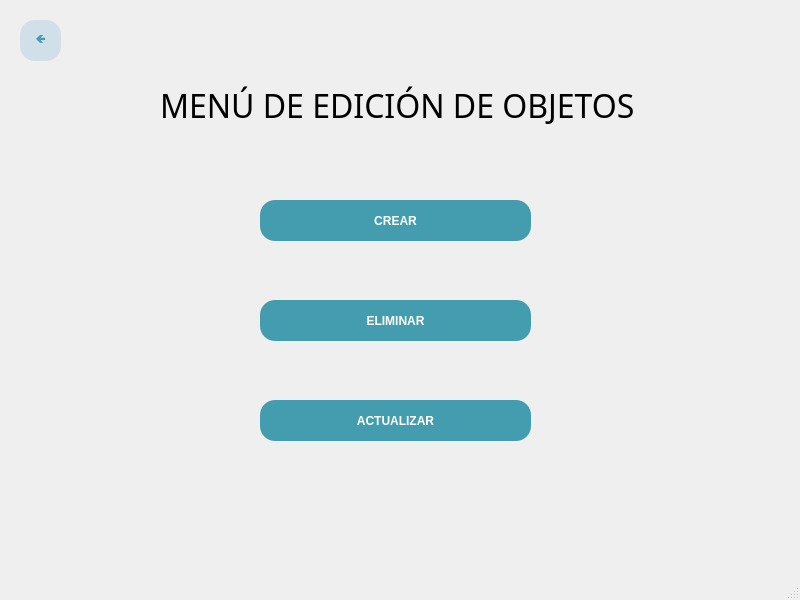
<?xml version="1.0" encoding="UTF-8"?>
<ui version="4.0">
 <class>MainWindow</class>
 <widget class="QMainWindow" name="MainWindow">
  <property name="geometry">
   <rect>
    <x>0</x>
    <y>0</y>
    <width>800</width>
    <height>600</height>
   </rect>
  </property>
  <property name="windowTitle">
   <string>MainWindow</string>
  </property>
  <widget class="QWidget" name="centralwidget">
   <widget class="QPushButton" name="BotonEliminar">
    <property name="geometry">
     <rect>
      <x>260</x>
      <y>300</y>
      <width>271</width>
      <height>41</height>
     </rect>
    </property>
    <property name="palette">
     <palette>
      <active>
       <colorrole role="WindowText">
        <brush brushstyle="SolidPattern">
         <color alpha="255">
          <red>255</red>
          <green>255</green>
          <blue>255</blue>
         </color>
        </brush>
       </colorrole>
       <colorrole role="Button">
        <brush brushstyle="SolidPattern">
         <color alpha="255">
          <red>67</red>
          <green>157</green>
          <blue>175</blue>
         </color>
        </brush>
       </colorrole>
       <colorrole role="Text">
        <brush brushstyle="SolidPattern">
         <color alpha="255">
          <red>255</red>
          <green>255</green>
          <blue>255</blue>
         </color>
        </brush>
       </colorrole>
       <colorrole role="ButtonText">
        <brush brushstyle="SolidPattern">
         <color alpha="255">
          <red>255</red>
          <green>255</green>
          <blue>255</blue>
         </color>
        </brush>
       </colorrole>
       <colorrole role="Base">
        <brush brushstyle="SolidPattern">
         <color alpha="255">
          <red>67</red>
          <green>157</green>
          <blue>175</blue>
         </color>
        </brush>
       </colorrole>
       <colorrole role="Window">
        <brush brushstyle="SolidPattern">
         <color alpha="255">
          <red>67</red>
          <green>157</green>
          <blue>175</blue>
         </color>
        </brush>
       </colorrole>
      </active>
      <inactive>
       <colorrole role="WindowText">
        <brush brushstyle="SolidPattern">
         <color alpha="255">
          <red>255</red>
          <green>255</green>
          <blue>255</blue>
         </color>
        </brush>
       </colorrole>
       <colorrole role="Button">
        <brush brushstyle="SolidPattern">
         <color alpha="255">
          <red>67</red>
          <green>157</green>
          <blue>175</blue>
         </color>
        </brush>
       </colorrole>
       <colorrole role="Text">
        <brush brushstyle="SolidPattern">
         <color alpha="255">
          <red>255</red>
          <green>255</green>
          <blue>255</blue>
         </color>
        </brush>
       </colorrole>
       <colorrole role="ButtonText">
        <brush brushstyle="SolidPattern">
         <color alpha="255">
          <red>255</red>
          <green>255</green>
          <blue>255</blue>
         </color>
        </brush>
       </colorrole>
       <colorrole role="Base">
        <brush brushstyle="SolidPattern">
         <color alpha="255">
          <red>67</red>
          <green>157</green>
          <blue>175</blue>
         </color>
        </brush>
       </colorrole>
       <colorrole role="Window">
        <brush brushstyle="SolidPattern">
         <color alpha="255">
          <red>67</red>
          <green>157</green>
          <blue>175</blue>
         </color>
        </brush>
       </colorrole>
      </inactive>
      <disabled>
       <colorrole role="WindowText">
        <brush brushstyle="SolidPattern">
         <color alpha="255">
          <red>255</red>
          <green>255</green>
          <blue>255</blue>
         </color>
        </brush>
       </colorrole>
       <colorrole role="Button">
        <brush brushstyle="SolidPattern">
         <color alpha="255">
          <red>67</red>
          <green>157</green>
          <blue>175</blue>
         </color>
        </brush>
       </colorrole>
       <colorrole role="Text">
        <brush brushstyle="SolidPattern">
         <color alpha="255">
          <red>255</red>
          <green>255</green>
          <blue>255</blue>
         </color>
        </brush>
       </colorrole>
       <colorrole role="ButtonText">
        <brush brushstyle="SolidPattern">
         <color alpha="255">
          <red>255</red>
          <green>255</green>
          <blue>255</blue>
         </color>
        </brush>
       </colorrole>
       <colorrole role="Base">
        <brush brushstyle="SolidPattern">
         <color alpha="255">
          <red>67</red>
          <green>157</green>
          <blue>175</blue>
         </color>
        </brush>
       </colorrole>
       <colorrole role="Window">
        <brush brushstyle="SolidPattern">
         <color alpha="255">
          <red>67</red>
          <green>157</green>
          <blue>175</blue>
         </color>
        </brush>
       </colorrole>
      </disabled>
     </palette>
    </property>
    <property name="cursor">
     <cursorShape>PointingHandCursor</cursorShape>
    </property>
    <property name="styleSheet">
     <string notr="true">background-color: rgb(67, 157, 175);
color: rgb(255, 255, 255);
font-weight: bold;
font-family: 'Verdana';
border-radius: 15px;</string>
    </property>
    <property name="text">
     <string>ELIMINAR</string>
    </property>
   </widget>
   <widget class="QPushButton" name="BotonCrear">
    <property name="geometry">
     <rect>
      <x>260</x>
      <y>200</y>
      <width>271</width>
      <height>41</height>
     </rect>
    </property>
    <property name="palette">
     <palette>
      <active>
       <colorrole role="WindowText">
        <brush brushstyle="SolidPattern">
         <color alpha="255">
          <red>255</red>
          <green>255</green>
          <blue>255</blue>
         </color>
        </brush>
       </colorrole>
       <colorrole role="Button">
        <brush brushstyle="SolidPattern">
         <color alpha="255">
          <red>67</red>
          <green>157</green>
          <blue>175</blue>
         </color>
        </brush>
       </colorrole>
       <colorrole role="Text">
        <brush brushstyle="SolidPattern">
         <color alpha="255">
          <red>255</red>
          <green>255</green>
          <blue>255</blue>
         </color>
        </brush>
       </colorrole>
       <colorrole role="ButtonText">
        <brush brushstyle="SolidPattern">
         <color alpha="255">
          <red>255</red>
          <green>255</green>
          <blue>255</blue>
         </color>
        </brush>
       </colorrole>
       <colorrole role="Base">
        <brush brushstyle="SolidPattern">
         <color alpha="255">
          <red>67</red>
          <green>157</green>
          <blue>175</blue>
         </color>
        </brush>
       </colorrole>
       <colorrole role="Window">
        <brush brushstyle="SolidPattern">
         <color alpha="255">
          <red>67</red>
          <green>157</green>
          <blue>175</blue>
         </color>
        </brush>
       </colorrole>
      </active>
      <inactive>
       <colorrole role="WindowText">
        <brush brushstyle="SolidPattern">
         <color alpha="255">
          <red>255</red>
          <green>255</green>
          <blue>255</blue>
         </color>
        </brush>
       </colorrole>
       <colorrole role="Button">
        <brush brushstyle="SolidPattern">
         <color alpha="255">
          <red>67</red>
          <green>157</green>
          <blue>175</blue>
         </color>
        </brush>
       </colorrole>
       <colorrole role="Text">
        <brush brushstyle="SolidPattern">
         <color alpha="255">
          <red>255</red>
          <green>255</green>
          <blue>255</blue>
         </color>
        </brush>
       </colorrole>
       <colorrole role="ButtonText">
        <brush brushstyle="SolidPattern">
         <color alpha="255">
          <red>255</red>
          <green>255</green>
          <blue>255</blue>
         </color>
        </brush>
       </colorrole>
       <colorrole role="Base">
        <brush brushstyle="SolidPattern">
         <color alpha="255">
          <red>67</red>
          <green>157</green>
          <blue>175</blue>
         </color>
        </brush>
       </colorrole>
       <colorrole role="Window">
        <brush brushstyle="SolidPattern">
         <color alpha="255">
          <red>67</red>
          <green>157</green>
          <blue>175</blue>
         </color>
        </brush>
       </colorrole>
      </inactive>
      <disabled>
       <colorrole role="WindowText">
        <brush brushstyle="SolidPattern">
         <color alpha="255">
          <red>255</red>
          <green>255</green>
          <blue>255</blue>
         </color>
        </brush>
       </colorrole>
       <colorrole role="Button">
        <brush brushstyle="SolidPattern">
         <color alpha="255">
          <red>67</red>
          <green>157</green>
          <blue>175</blue>
         </color>
        </brush>
       </colorrole>
       <colorrole role="Text">
        <brush brushstyle="SolidPattern">
         <color alpha="255">
          <red>255</red>
          <green>255</green>
          <blue>255</blue>
         </color>
        </brush>
       </colorrole>
       <colorrole role="ButtonText">
        <brush brushstyle="SolidPattern">
         <color alpha="255">
          <red>255</red>
          <green>255</green>
          <blue>255</blue>
         </color>
        </brush>
       </colorrole>
       <colorrole role="Base">
        <brush brushstyle="SolidPattern">
         <color alpha="255">
          <red>67</red>
          <green>157</green>
          <blue>175</blue>
         </color>
        </brush>
       </colorrole>
       <colorrole role="Window">
        <brush brushstyle="SolidPattern">
         <color alpha="255">
          <red>67</red>
          <green>157</green>
          <blue>175</blue>
         </color>
        </brush>
       </colorrole>
      </disabled>
     </palette>
    </property>
    <property name="cursor">
     <cursorShape>PointingHandCursor</cursorShape>
    </property>
    <property name="styleSheet">
     <string notr="true">background-color: rgb(67, 157, 175);
color: rgb(255, 255, 255);
font-weight: bold;
font-family: 'Verdana';
border-radius: 15px;</string>
    </property>
    <property name="text">
     <string>CREAR</string>
    </property>
   </widget>
   <widget class="QPushButton" name="BotonActualizar">
    <property name="geometry">
     <rect>
      <x>260</x>
      <y>400</y>
      <width>271</width>
      <height>41</height>
     </rect>
    </property>
    <property name="palette">
     <palette>
      <active>
       <colorrole role="WindowText">
        <brush brushstyle="SolidPattern">
         <color alpha="255">
          <red>255</red>
          <green>255</green>
          <blue>255</blue>
         </color>
        </brush>
       </colorrole>
       <colorrole role="Button">
        <brush brushstyle="SolidPattern">
         <color alpha="255">
          <red>67</red>
          <green>157</green>
          <blue>175</blue>
         </color>
        </brush>
       </colorrole>
       <colorrole role="Text">
        <brush brushstyle="SolidPattern">
         <color alpha="255">
          <red>255</red>
          <green>255</green>
          <blue>255</blue>
         </color>
        </brush>
       </colorrole>
       <colorrole role="ButtonText">
        <brush brushstyle="SolidPattern">
         <color alpha="255">
          <red>255</red>
          <green>255</green>
          <blue>255</blue>
         </color>
        </brush>
       </colorrole>
       <colorrole role="Base">
        <brush brushstyle="SolidPattern">
         <color alpha="255">
          <red>67</red>
          <green>157</green>
          <blue>175</blue>
         </color>
        </brush>
       </colorrole>
       <colorrole role="Window">
        <brush brushstyle="SolidPattern">
         <color alpha="255">
          <red>67</red>
          <green>157</green>
          <blue>175</blue>
         </color>
        </brush>
       </colorrole>
      </active>
      <inactive>
       <colorrole role="WindowText">
        <brush brushstyle="SolidPattern">
         <color alpha="255">
          <red>255</red>
          <green>255</green>
          <blue>255</blue>
         </color>
        </brush>
       </colorrole>
       <colorrole role="Button">
        <brush brushstyle="SolidPattern">
         <color alpha="255">
          <red>67</red>
          <green>157</green>
          <blue>175</blue>
         </color>
        </brush>
       </colorrole>
       <colorrole role="Text">
        <brush brushstyle="SolidPattern">
         <color alpha="255">
          <red>255</red>
          <green>255</green>
          <blue>255</blue>
         </color>
        </brush>
       </colorrole>
       <colorrole role="ButtonText">
        <brush brushstyle="SolidPattern">
         <color alpha="255">
          <red>255</red>
          <green>255</green>
          <blue>255</blue>
         </color>
        </brush>
       </colorrole>
       <colorrole role="Base">
        <brush brushstyle="SolidPattern">
         <color alpha="255">
          <red>67</red>
          <green>157</green>
          <blue>175</blue>
         </color>
        </brush>
       </colorrole>
       <colorrole role="Window">
        <brush brushstyle="SolidPattern">
         <color alpha="255">
          <red>67</red>
          <green>157</green>
          <blue>175</blue>
         </color>
        </brush>
       </colorrole>
      </inactive>
      <disabled>
       <colorrole role="WindowText">
        <brush brushstyle="SolidPattern">
         <color alpha="255">
          <red>255</red>
          <green>255</green>
          <blue>255</blue>
         </color>
        </brush>
       </colorrole>
       <colorrole role="Button">
        <brush brushstyle="SolidPattern">
         <color alpha="255">
          <red>67</red>
          <green>157</green>
          <blue>175</blue>
         </color>
        </brush>
       </colorrole>
       <colorrole role="Text">
        <brush brushstyle="SolidPattern">
         <color alpha="255">
          <red>255</red>
          <green>255</green>
          <blue>255</blue>
         </color>
        </brush>
       </colorrole>
       <colorrole role="ButtonText">
        <brush brushstyle="SolidPattern">
         <color alpha="255">
          <red>255</red>
          <green>255</green>
          <blue>255</blue>
         </color>
        </brush>
       </colorrole>
       <colorrole role="Base">
        <brush brushstyle="SolidPattern">
         <color alpha="255">
          <red>67</red>
          <green>157</green>
          <blue>175</blue>
         </color>
        </brush>
       </colorrole>
       <colorrole role="Window">
        <brush brushstyle="SolidPattern">
         <color alpha="255">
          <red>67</red>
          <green>157</green>
          <blue>175</blue>
         </color>
        </brush>
       </colorrole>
      </disabled>
     </palette>
    </property>
    <property name="cursor">
     <cursorShape>PointingHandCursor</cursorShape>
    </property>
    <property name="styleSheet">
     <string notr="true">background-color: rgb(67, 157, 175);
color: rgb(255, 255, 255);
font-weight: bold;
font-family: 'Verdana';
border-radius: 15px;</string>
    </property>
    <property name="text">
     <string>ACTUALIZAR</string>
    </property>
   </widget>
   <widget class="QLabel" name="Titulo">
    <property name="geometry">
     <rect>
      <x>160</x>
      <y>60</y>
      <width>501</width>
      <height>91</height>
     </rect>
    </property>
    <property name="font">
     <font>
      <family>Bell MT</family>
      <pointsize>24</pointsize>
      <weight>50</weight>
      <bold>false</bold>
     </font>
    </property>
    <property name="text">
     <string>MENÚ DE EDICIÓN DE OBJETOS</string>
    </property>
   </widget>
   <widget class="QPushButton" name="BotonHome">
    <property name="geometry">
     <rect>
      <x>20</x>
      <y>20</y>
      <width>41</width>
      <height>41</height>
     </rect>
    </property>
    <property name="palette">
     <palette>
      <active>
       <colorrole role="WindowText">
        <brush brushstyle="SolidPattern">
         <color alpha="255">
          <red>67</red>
          <green>157</green>
          <blue>175</blue>
         </color>
        </brush>
       </colorrole>
       <colorrole role="Button">
        <brush brushstyle="SolidPattern">
         <color alpha="255">
          <red>208</red>
          <green>223</green>
          <blue>232</blue>
         </color>
        </brush>
       </colorrole>
       <colorrole role="Text">
        <brush brushstyle="SolidPattern">
         <color alpha="255">
          <red>67</red>
          <green>157</green>
          <blue>175</blue>
         </color>
        </brush>
       </colorrole>
       <colorrole role="ButtonText">
        <brush brushstyle="SolidPattern">
         <color alpha="255">
          <red>67</red>
          <green>157</green>
          <blue>175</blue>
         </color>
        </brush>
       </colorrole>
       <colorrole role="Base">
        <brush brushstyle="SolidPattern">
         <color alpha="255">
          <red>208</red>
          <green>223</green>
          <blue>232</blue>
         </color>
        </brush>
       </colorrole>
       <colorrole role="Window">
        <brush brushstyle="SolidPattern">
         <color alpha="255">
          <red>208</red>
          <green>223</green>
          <blue>232</blue>
         </color>
        </brush>
       </colorrole>
      </active>
      <inactive>
       <colorrole role="WindowText">
        <brush brushstyle="SolidPattern">
         <color alpha="255">
          <red>67</red>
          <green>157</green>
          <blue>175</blue>
         </color>
        </brush>
       </colorrole>
       <colorrole role="Button">
        <brush brushstyle="SolidPattern">
         <color alpha="255">
          <red>208</red>
          <green>223</green>
          <blue>232</blue>
         </color>
        </brush>
       </colorrole>
       <colorrole role="Text">
        <brush brushstyle="SolidPattern">
         <color alpha="255">
          <red>67</red>
          <green>157</green>
          <blue>175</blue>
         </color>
        </brush>
       </colorrole>
       <colorrole role="ButtonText">
        <brush brushstyle="SolidPattern">
         <color alpha="255">
          <red>67</red>
          <green>157</green>
          <blue>175</blue>
         </color>
        </brush>
       </colorrole>
       <colorrole role="Base">
        <brush brushstyle="SolidPattern">
         <color alpha="255">
          <red>208</red>
          <green>223</green>
          <blue>232</blue>
         </color>
        </brush>
       </colorrole>
       <colorrole role="Window">
        <brush brushstyle="SolidPattern">
         <color alpha="255">
          <red>208</red>
          <green>223</green>
          <blue>232</blue>
         </color>
        </brush>
       </colorrole>
      </inactive>
      <disabled>
       <colorrole role="WindowText">
        <brush brushstyle="SolidPattern">
         <color alpha="255">
          <red>67</red>
          <green>157</green>
          <blue>175</blue>
         </color>
        </brush>
       </colorrole>
       <colorrole role="Button">
        <brush brushstyle="SolidPattern">
         <color alpha="255">
          <red>208</red>
          <green>223</green>
          <blue>232</blue>
         </color>
        </brush>
       </colorrole>
       <colorrole role="Text">
        <brush brushstyle="SolidPattern">
         <color alpha="255">
          <red>67</red>
          <green>157</green>
          <blue>175</blue>
         </color>
        </brush>
       </colorrole>
       <colorrole role="ButtonText">
        <brush brushstyle="SolidPattern">
         <color alpha="255">
          <red>67</red>
          <green>157</green>
          <blue>175</blue>
         </color>
        </brush>
       </colorrole>
       <colorrole role="Base">
        <brush brushstyle="SolidPattern">
         <color alpha="255">
          <red>208</red>
          <green>223</green>
          <blue>232</blue>
         </color>
        </brush>
       </colorrole>
       <colorrole role="Window">
        <brush brushstyle="SolidPattern">
         <color alpha="255">
          <red>208</red>
          <green>223</green>
          <blue>232</blue>
         </color>
        </brush>
       </colorrole>
      </disabled>
     </palette>
    </property>
    <property name="cursor">
     <cursorShape>PointingHandCursor</cursorShape>
    </property>
    <property name="styleSheet">
     <string notr="true">background-color: rgb(208, 223, 232);
color:rgb(67, 157, 175);
font-weight: bold;
font-family: 'Verdana';
border-radius: 15px;</string>
    </property>
    <property name="text">
     <string>🡸</string>
    </property>
   </widget>
  </widget>
  <widget class="QMenuBar" name="menubar">
   <property name="geometry">
    <rect>
     <x>0</x>
     <y>0</y>
     <width>800</width>
     <height>21</height>
    </rect>
   </property>
  </widget>
  <widget class="QStatusBar" name="statusbar"/>
 </widget>
 <resources/>
 <connections/>
</ui>
